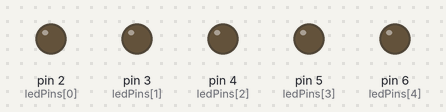
Recording of a sketch running on a simulated Arduino Uno, built with avr-gcc and run on an emulated ATmega328P. Parts: output pins drawn as LEDs (lit = HIGH).

Above: at 0.2 s.
At 2.7 s:
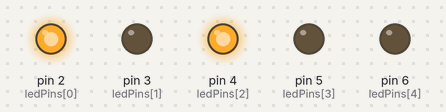
At 5.2 s:
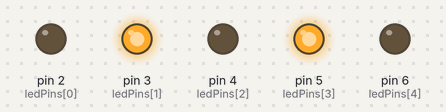
At 10.2 s:
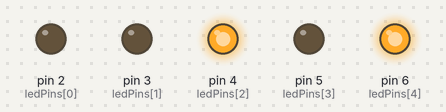
At 15.2 s:
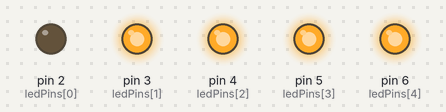
At 20.2 s:
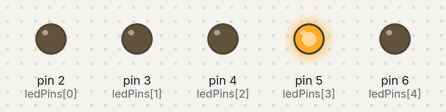
Timing chart, 0 to 20.8 s (numbered marks = the images above):
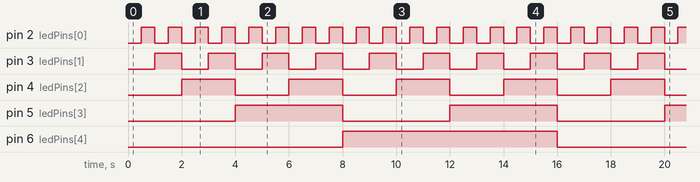

The sketch:

6-Binary-Counter-5-bit.ino
```cpp
// (licence header left out)
const int ledPins[] = {2, 3, 4, 5, 6};         // Array of LED pins
const int numLeds = sizeof(ledPins) / sizeof(ledPins[0]); // Automatically determine number of LEDs
const int delayTime = 500;                 // Delay between counts in milliseconds

void setup() {
  // Set all LED pins as OUTPUT
  for (int i = 0; i < numLeds; i++) {
    pinMode(ledPins[i], OUTPUT);
  }
}

void loop() {
  for (int count = 0; count < (1 << numLeds); count++) {
    displayBinary(count);
    delay(delayTime);
  }
}

// Display a number in binary using the LEDs
void displayBinary(int number) {
  for (int bit = 0; bit < numLeds; bit++) {
    digitalWrite(ledPins[bit], (number >> bit) & 1);
  }
}
```

Measured:
- by itself, pin 2 (ledPins[0]): alternates HIGH for 0.50 s and LOW for 0.50 s
- by itself, pin 3 (ledPins[1]): alternates HIGH for 1.0 s and LOW for 1.0 s
- by itself, pin 4 (ledPins[2]): alternates HIGH for 2.0 s and LOW for 2.0 s
- by itself, pin 5 (ledPins[3]): alternates HIGH for 4.0 s and LOW for 4.0 s
- by itself, pin 6 (ledPins[4]): alternates HIGH for 8.0 s and LOW for 8.0 s
